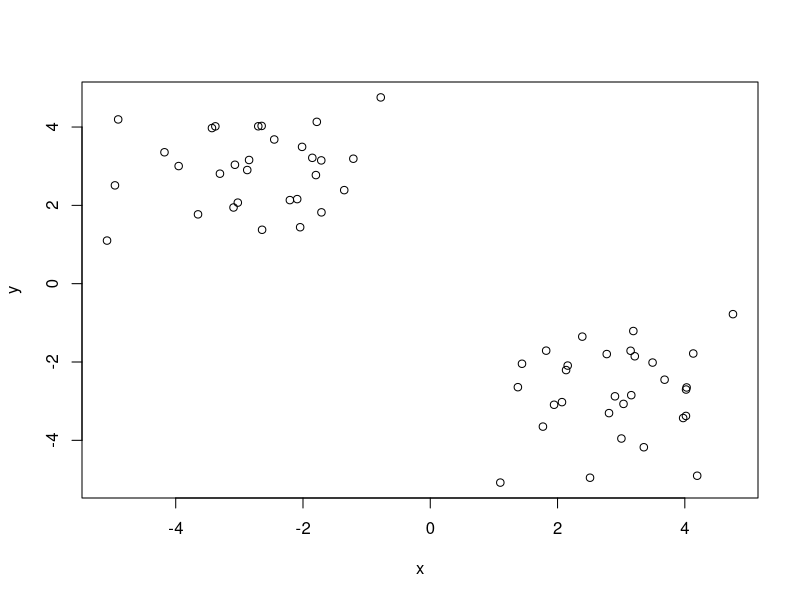
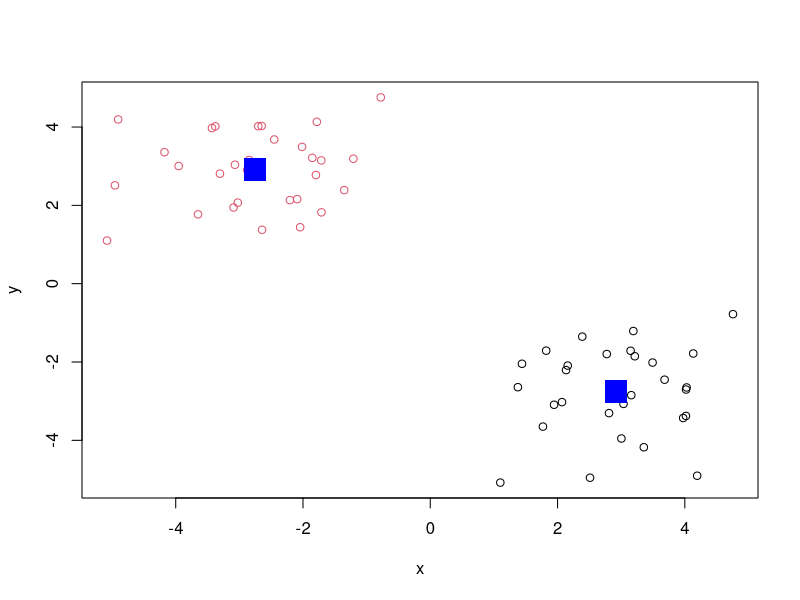
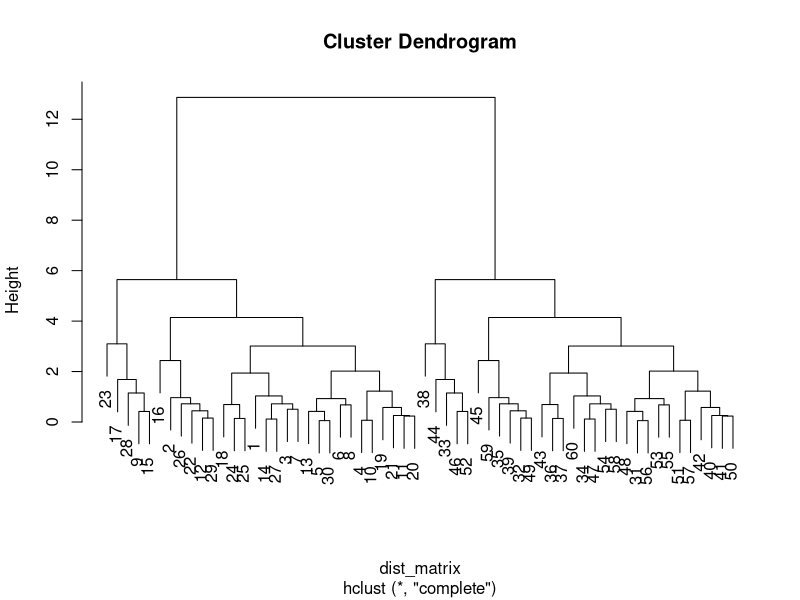
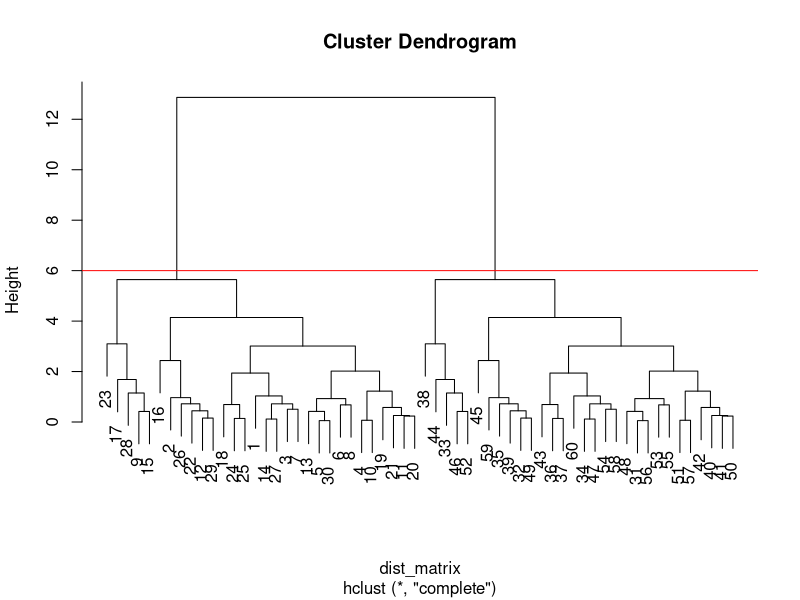
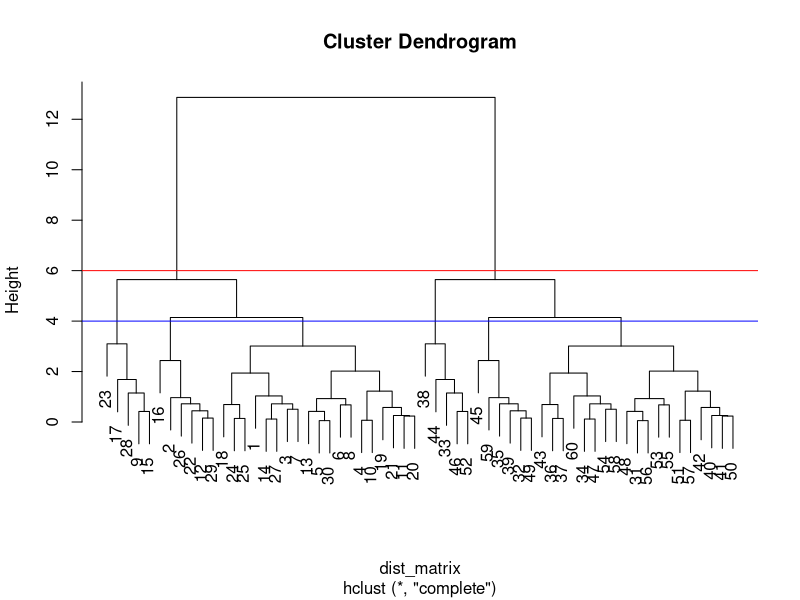

The R source for these figures, in order: (Note: this script raises an error after producing the figures.)
## ---- chunk 1
knitr::opts_chunk$set(echo = TRUE)
## ---- chunk 2
# Generate some example data for clustering

# recall rnorm calls random data from a normal distribution
##creating 2 random, distinct data sets
###30 points, centered around -3 (red box) & 30 points centered around 3 (blue box)
tmp <- c(rnorm(30,-3), rnorm(30,3))
# recall cbind concatenates/combines the data columns from the tmp vectors (picture: red box on top of blue box)
##rev(tmp) reverses the vector's order (picture: blue box on top of red box)
x <- cbind(x=tmp, y=rev(tmp))
plot(x)

## ---- chunk 3
# cluster the data into 2 groups
km <- kmeans(x, centers = 2, nstart = 20)
km
## ---- chunk 4
# Q3. Plot x colored by the kmeans cluster assignment and add cluster centers as blue points.
plot(x, col=km$cluster)
# cex changes the size of the dot; pch is plot character
points(km$centers, col="blue", pch=15, cex=3)
## ---- chunk 5
# First we need to calculate point (dis)similarity as the Euclidean distance between observations
dist_matrix <- dist(x) 
# The hclust() function returns a hierarchical clustering model
hc <- hclust(d = dist_matrix)
# the print method is not so useful here
hc 
## ---- chunk 6
plot(hc)
## ---- chunk 7
plot(hc)
abline(h=6, col="red")
cutree(hc, h=6) # cut by height h
## ---- chunk 8
plot(hc)
abline(h=6, col="red") # better to cut at obvious places (scree)
abline(h=4, col="blue")
cutree(hc, h=4)
## ---- chunk 9
# you can also cut the tree via specifying the # of groups
graph4 <- cutree(hc, k=6)
graph4
table(graph4)
## ---- chunk 10
# Using different hierarchical clustering methods
hc.complete <- hclust(d, method="complete")
hc.average  <- hclust(d, method="average")
hc.single   <- hclust(d, method="single")
## ---- chunk 11
# Step 1. Generate some example data for clustering
x <- rbind(  matrix(rnorm(100, mean=0, sd = 0.3), ncol = 2), # c1  
             matrix(rnorm(100, mean = 1, sd = 0.3), ncol = 2), # c2  
             matrix(c(rnorm(50, mean = 1, sd = 0.3), # c3           
                      rnorm(50, mean = 0, sd = 0.3)), ncol = 2))
colnames(x) <- c("x", "y")

# Step 2. Plot the data without clustering
plot(x)

# Step 3. Generate colors for known clusters (just so we can compare to hclust results)
col <- as.factor( rep(c("c1","c2","c3"), each=50) )

plot(x, col=col)
## ---- chunk 12
#(a) 2 clusters
c2 <- hclust(dist(x))
plot(c2)
abline(h=2.5, col="red")
cut2 <- cutree(c2, k = 2)
table(cut2)
## ---- chunk 13
#(b) 3 clusters
c3 <- hclust(dist(x))
plot(c3)
abline(h=1.7, col="blue")
cut3 <- cutree(c3, k = 3)
table(cut3)
## ---- chunk 14
plot(x, col = cut3)
